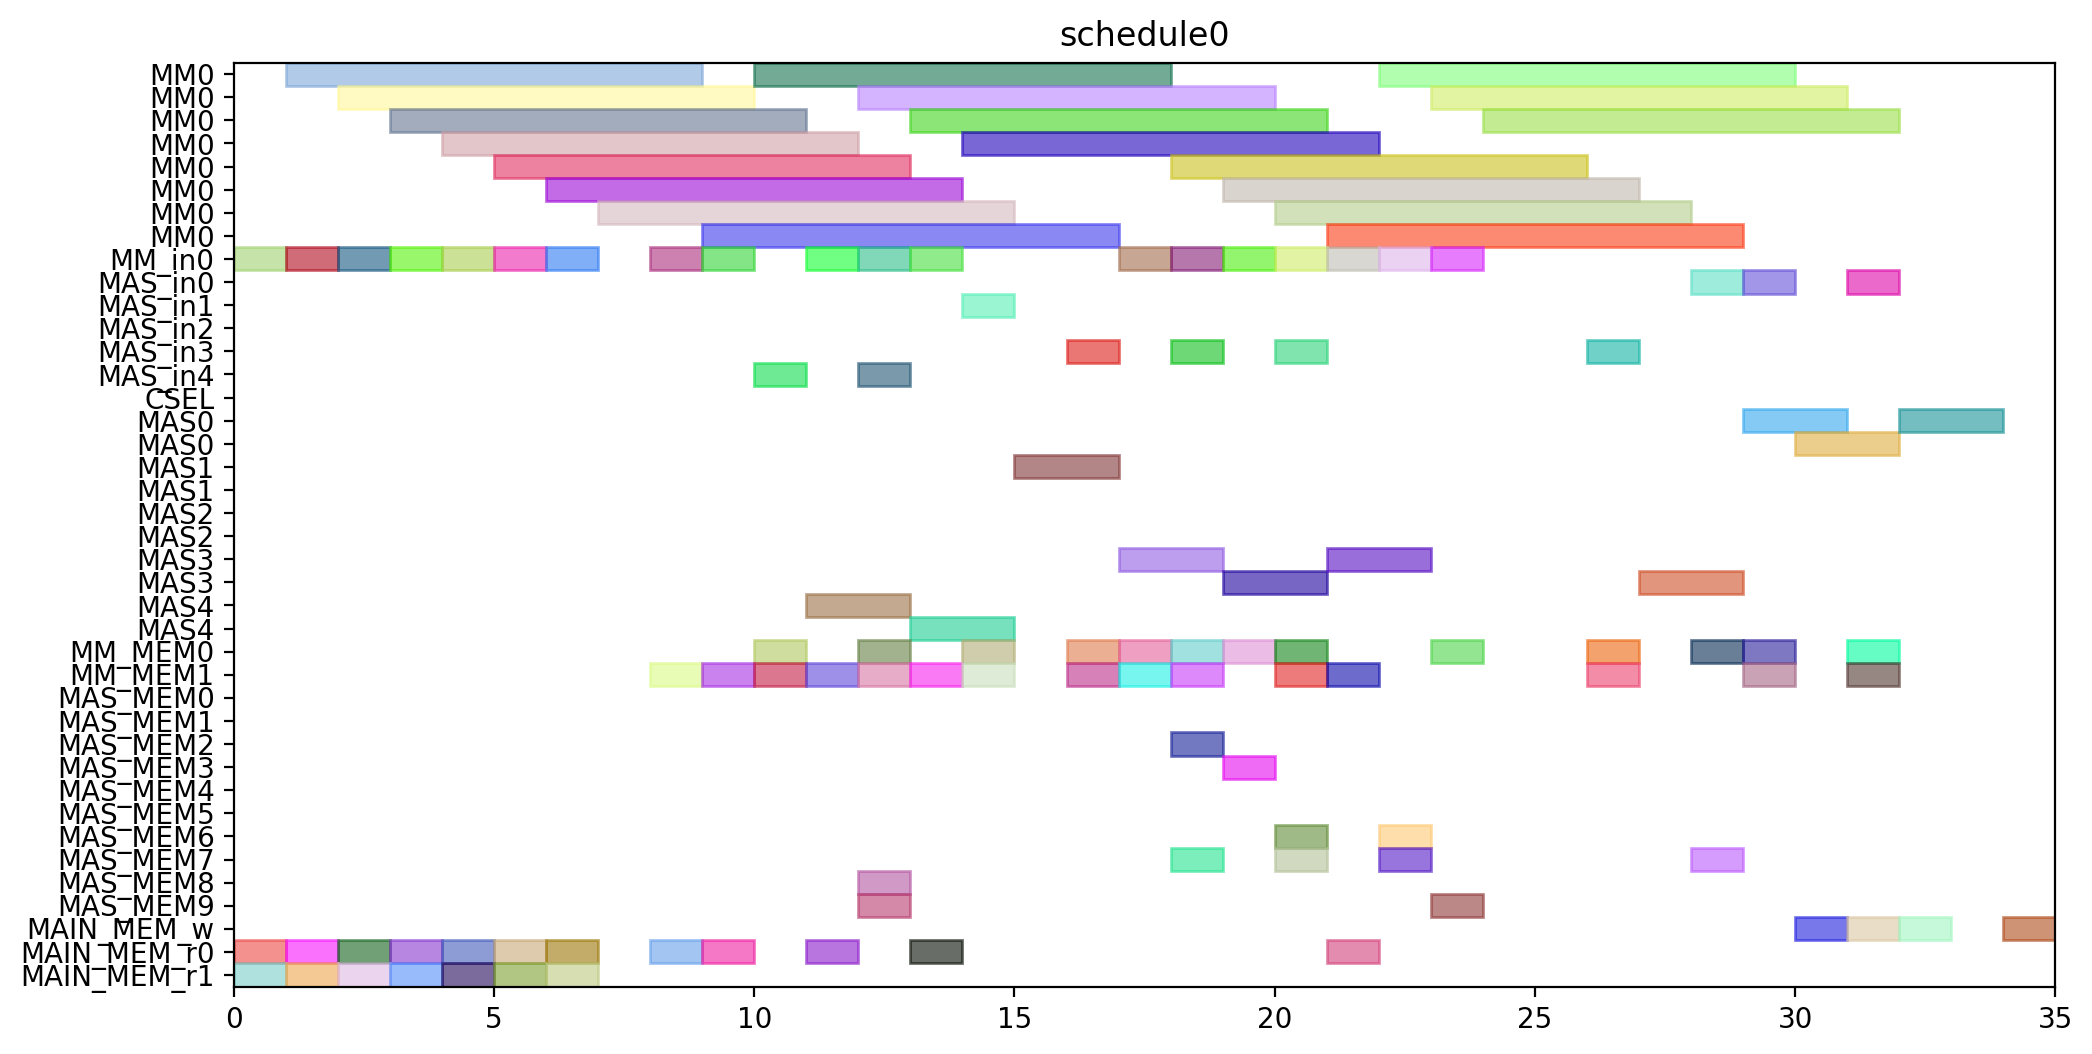

Generate this figure with Python:
from pyschedule import Scenario, solvers, plotters, alt


def solve():
	horizon = 120
	S = Scenario("schedule0", horizon=horizon)

	# resource
	MM = S.Resources('MM', num=1, size=8)
	MM_in = S.Resources('MM_in', num=1)
	MAS_in = S.Resources('MAS_in', num=5)
	CSEL = S.Resource('CSEL')
	MAS = S.Resources('MAS', num=5, size=2, periods=range(1, horizon))
	MM_MEM = S.Resources('MM_MEM', num=2)
	MAS_MEM = S.Resources('MAS_MEM', num=10)
	MAIN_MEM_w = S.Resource('MAIN_MEM_w', size=1)
	MAIN_MEM_r = S.Resources('MAIN_MEM_r', num=2)

	# result of previous scheduling

	# new tasks
	T1 = S.Task('T1', length=8, delay_cost=1)
	T1 += alt(MM)
	T1_in = S.Task('T1_in', length=1, delay_cost=1)
	T1_in += alt(MM_in)
	S += T1_in*MM_in[0]<=T1*MM[0]
	T1_mem0 = S.Task('T1_mem0', length=1, delay_cost=1)
	T1_mem0 += MAIN_MEM_r[0]
	S += T1_mem0 <= T1

	T1_mem1 = S.Task('T1_mem1', length=1, delay_cost=1)
	T1_mem1 += MAIN_MEM_r[1]
	S += T1_mem1 <= T1

	T2 = S.Task('T2', length=8, delay_cost=1)
	T2 += alt(MM)
	T2_in = S.Task('T2_in', length=1, delay_cost=1)
	T2_in += alt(MM_in)
	S += T2_in*MM_in[0]<=T2*MM[0]
	T2_mem0 = S.Task('T2_mem0', length=1, delay_cost=1)
	T2_mem0 += MAIN_MEM_r[0]
	S += T2_mem0 <= T2

	T2_mem1 = S.Task('T2_mem1', length=1, delay_cost=1)
	T2_mem1 += MAIN_MEM_r[1]
	S += T2_mem1 <= T2

	T3 = S.Task('T3', length=8, delay_cost=1)
	T3 += alt(MM)
	T3_in = S.Task('T3_in', length=1, delay_cost=1)
	T3_in += alt(MM_in)
	S += T3_in*MM_in[0]<=T3*MM[0]
	T3_mem0 = S.Task('T3_mem0', length=1, delay_cost=1)
	T3_mem0 += MAIN_MEM_r[0]
	S += T3_mem0 <= T3

	T3_mem1 = S.Task('T3_mem1', length=1, delay_cost=1)
	T3_mem1 += MAIN_MEM_r[1]
	S += T3_mem1 <= T3

	T4 = S.Task('T4', length=8, delay_cost=1)
	T4 += alt(MM)
	T4_in = S.Task('T4_in', length=1, delay_cost=1)
	T4_in += alt(MM_in)
	S += T4_in*MM_in[0]<=T4*MM[0]
	T4_mem0 = S.Task('T4_mem0', length=1, delay_cost=1)
	T4_mem0 += MAIN_MEM_r[0]
	S += T4_mem0 <= T4

	T4_mem1 = S.Task('T4_mem1', length=1, delay_cost=1)
	T4_mem1 += MAIN_MEM_r[1]
	S += T4_mem1 <= T4

	T5 = S.Task('T5', length=8, delay_cost=1)
	T5 += alt(MM)
	T5_in = S.Task('T5_in', length=1, delay_cost=1)
	T5_in += alt(MM_in)
	S += T5_in*MM_in[0]<=T5*MM[0]
	T5_mem0 = S.Task('T5_mem0', length=1, delay_cost=1)
	T5_mem0 += MAIN_MEM_r[0]
	S += T5_mem0 <= T5

	T5_mem1 = S.Task('T5_mem1', length=1, delay_cost=1)
	T5_mem1 += MAIN_MEM_r[1]
	S += T5_mem1 <= T5

	T6 = S.Task('T6', length=8, delay_cost=1)
	T6 += alt(MM)
	T6_in = S.Task('T6_in', length=1, delay_cost=1)
	T6_in += alt(MM_in)
	S += T6_in*MM_in[0]<=T6*MM[0]
	T6_mem0 = S.Task('T6_mem0', length=1, delay_cost=1)
	T6_mem0 += MAIN_MEM_r[0]
	S += T6_mem0 <= T6

	T6_mem1 = S.Task('T6_mem1', length=1, delay_cost=1)
	T6_mem1 += MAIN_MEM_r[1]
	S += T6_mem1 <= T6

	T7 = S.Task('T7', length=8, delay_cost=1)
	T7 += alt(MM)
	T7_in = S.Task('T7_in', length=1, delay_cost=1)
	T7_in += alt(MM_in)
	S += T7_in*MM_in[0]<=T7*MM[0]
	T7_mem0 = S.Task('T7_mem0', length=1, delay_cost=1)
	T7_mem0 += MAIN_MEM_r[0]
	S += T7_mem0 <= T7

	T7_mem1 = S.Task('T7_mem1', length=1, delay_cost=1)
	T7_mem1 += MAIN_MEM_r[1]
	S += T7_mem1 <= T7

	T8 = S.Task('T8', length=8, delay_cost=1)
	T8 += alt(MM)
	T8_in = S.Task('T8_in', length=1, delay_cost=1)
	T8_in += alt(MM_in)
	S += T8_in*MM_in[0]<=T8*MM[0]
	T8_mem0 = S.Task('T8_mem0', length=1, delay_cost=1)
	T8_mem0 += MAIN_MEM_r[0]
	S += T8_mem0 <= T8

	T8_mem1 = S.Task('T8_mem1', length=1, delay_cost=1)
	T8_mem1 += alt(MM_MEM)
	S += (T1*MM[0])-1 < T8_mem1*MM_MEM[1]
	S += T8_mem1 <= T8

	T9 = S.Task('T9', length=8, delay_cost=1)
	T9 += alt(MM)
	T9_in = S.Task('T9_in', length=1, delay_cost=1)
	T9_in += alt(MM_in)
	S += T9_in*MM_in[0]<=T9*MM[0]
	T9_mem0 = S.Task('T9_mem0', length=1, delay_cost=1)
	T9_mem0 += MAIN_MEM_r[0]
	S += T9_mem0 <= T9

	T9_mem1 = S.Task('T9_mem1', length=1, delay_cost=1)
	T9_mem1 += alt(MM_MEM)
	S += (T1*MM[0])-1 < T9_mem1*MM_MEM[1]
	S += T9_mem1 <= T9

	T10 = S.Task('T10', length=8, delay_cost=1)
	T10 += alt(MM)
	T10_in = S.Task('T10_in', length=1, delay_cost=1)
	T10_in += alt(MM_in)
	S += T10_in*MM_in[0]<=T10*MM[0]
	T10_mem0 = S.Task('T10_mem0', length=1, delay_cost=1)
	T10_mem0 += MAIN_MEM_r[0]
	S += T10_mem0 <= T10

	T10_mem1 = S.Task('T10_mem1', length=1, delay_cost=1)
	T10_mem1 += alt(MM_MEM)
	S += (T3*MM[0])-1 < T10_mem1*MM_MEM[1]
	S += T10_mem1 <= T10

	T11 = S.Task('T11', length=8, delay_cost=1)
	T11 += alt(MM)
	T11_in = S.Task('T11_in', length=1, delay_cost=1)
	T11_in += alt(MM_in)
	S += T11_in*MM_in[0]<=T11*MM[0]
	T11_mem0 = S.Task('T11_mem0', length=1, delay_cost=1)
	T11_mem0 += MAIN_MEM_r[0]
	S += T11_mem0 <= T11

	T11_mem1 = S.Task('T11_mem1', length=1, delay_cost=1)
	T11_mem1 += alt(MM_MEM)
	S += (T3*MM[0])-1 < T11_mem1*MM_MEM[1]
	S += T11_mem1 <= T11

	T12 = S.Task('T12', length=2, delay_cost=1)
	T12 += alt(MAS)
	T12_in = S.Task('T12_in', length=1, delay_cost=1)
	T12_in += alt(MAS_in)
	S += T12_in*MAS_in[0]<=T12*MAS[0]

	S += T12_in*MAS_in[1]<=T12*MAS[1]

	S += T12_in*MAS_in[2]<=T12*MAS[2]

	S += T12_in*MAS_in[3]<=T12*MAS[3]

	S += T12_in*MAS_in[4]<=T12*MAS[4]

	T12_mem0 = S.Task('T12_mem0', length=1, delay_cost=1)
	T12_mem0 += alt(MM_MEM)
	S += (T4*MM[0])-1 < T12_mem0*MM_MEM[0]
	S += T12_mem0 <= T12

	T12_mem1 = S.Task('T12_mem1', length=1, delay_cost=1)
	T12_mem1 += alt(MM_MEM)
	S += (T2*MM[0])-1 < T12_mem1*MM_MEM[1]
	S += T12_mem1 <= T12

	T13 = S.Task('T13', length=2, delay_cost=1)
	T13 += alt(MAS)
	T13_in = S.Task('T13_in', length=1, delay_cost=1)
	T13_in += alt(MAS_in)
	S += T13_in*MAS_in[0]<=T13*MAS[0]

	S += T13_in*MAS_in[1]<=T13*MAS[1]

	S += T13_in*MAS_in[2]<=T13*MAS[2]

	S += T13_in*MAS_in[3]<=T13*MAS[3]

	S += T13_in*MAS_in[4]<=T13*MAS[4]

	T13_mem0 = S.Task('T13_mem0', length=1, delay_cost=1)
	T13_mem0 += alt(MM_MEM)
	S += (T4*MM[0])-1 < T13_mem0*MM_MEM[0]
	S += T13_mem0 <= T13

	T13_mem1 = S.Task('T13_mem1', length=1, delay_cost=1)
	T13_mem1 += alt(MM_MEM)
	S += (T2*MM[0])-1 < T13_mem1*MM_MEM[1]
	S += T13_mem1 <= T13

	T15 = S.Task('T15', length=2, delay_cost=1)
	T15 += alt(MAS)
	T15_in = S.Task('T15_in', length=1, delay_cost=1)
	T15_in += alt(MAS_in)
	S += T15_in*MAS_in[0]<=T15*MAS[0]

	S += T15_in*MAS_in[1]<=T15*MAS[1]

	S += T15_in*MAS_in[2]<=T15*MAS[2]

	S += T15_in*MAS_in[3]<=T15*MAS[3]

	S += T15_in*MAS_in[4]<=T15*MAS[4]

	T15_mem0 = S.Task('T15_mem0', length=1, delay_cost=1)
	T15_mem0 += alt(MM_MEM)
	S += (T7*MM[0])-1 < T15_mem0*MM_MEM[0]
	S += T15_mem0 <= T15

	T15_mem1 = S.Task('T15_mem1', length=1, delay_cost=1)
	T15_mem1 += alt(MM_MEM)
	S += (T7*MM[0])-1 < T15_mem1*MM_MEM[1]
	S += T15_mem1 <= T15

	T14 = S.Task('T14', length=8, delay_cost=1)
	T14 += alt(MM)
	T14_in = S.Task('T14_in', length=1, delay_cost=1)
	T14_in += alt(MM_in)
	S += T14_in*MM_in[0]<=T14*MM[0]
	T14_mem0 = S.Task('T14_mem0', length=1, delay_cost=1)
	T14_mem0 += alt(MAS_MEM)
	S += (T13*MAS[0])-1 < T14_mem0*MAS_MEM[0]
	S += (T13*MAS[1])-1 < T14_mem0*MAS_MEM[2]
	S += (T13*MAS[2])-1 < T14_mem0*MAS_MEM[4]
	S += (T13*MAS[3])-1 < T14_mem0*MAS_MEM[6]
	S += (T13*MAS[4])-1 < T14_mem0*MAS_MEM[8]
	S += T14_mem0 <= T14

	T14_mem1 = S.Task('T14_mem1', length=1, delay_cost=1)
	T14_mem1 += alt(MAS_MEM)
	S += (T13*MAS[0])-1 < T14_mem1*MAS_MEM[1]
	S += (T13*MAS[1])-1 < T14_mem1*MAS_MEM[3]
	S += (T13*MAS[2])-1 < T14_mem1*MAS_MEM[5]
	S += (T13*MAS[3])-1 < T14_mem1*MAS_MEM[7]
	S += (T13*MAS[4])-1 < T14_mem1*MAS_MEM[9]
	S += T14_mem1 <= T14

	T16 = S.Task('T16', length=8, delay_cost=1)
	T16 += alt(MM)
	T16_in = S.Task('T16_in', length=1, delay_cost=1)
	T16_in += alt(MM_in)
	S += T16_in*MM_in[0]<=T16*MM[0]
	T16_mem0 = S.Task('T16_mem0', length=1, delay_cost=1)
	T16_mem0 += alt(MM_MEM)
	S += (T1*MM[0])-1 < T16_mem0*MM_MEM[0]
	S += T16_mem0 <= T16

	T16_mem1 = S.Task('T16_mem1', length=1, delay_cost=1)
	T16_mem1 += alt(MM_MEM)
	S += (T8*MM[0])-1 < T16_mem1*MM_MEM[1]
	S += T16_mem1 <= T16

	T17 = S.Task('T17', length=8, delay_cost=1)
	T17 += alt(MM)
	T17_in = S.Task('T17_in', length=1, delay_cost=1)
	T17_in += alt(MM_in)
	S += T17_in*MM_in[0]<=T17*MM[0]
	T17_mem0 = S.Task('T17_mem0', length=1, delay_cost=1)
	T17_mem0 += alt(MM_MEM)
	S += (T8*MM[0])-1 < T17_mem0*MM_MEM[0]
	S += T17_mem0 <= T17

	T17_mem1 = S.Task('T17_mem1', length=1, delay_cost=1)
	T17_mem1 += alt(MAS_MEM)
	S += (T15*MAS[0])-1 < T17_mem1*MAS_MEM[1]
	S += (T15*MAS[1])-1 < T17_mem1*MAS_MEM[3]
	S += (T15*MAS[2])-1 < T17_mem1*MAS_MEM[5]
	S += (T15*MAS[3])-1 < T17_mem1*MAS_MEM[7]
	S += (T15*MAS[4])-1 < T17_mem1*MAS_MEM[9]
	S += T17_mem1 <= T17

	T18 = S.Task('T18', length=2, delay_cost=1)
	T18 += alt(MAS)
	T18_in = S.Task('T18_in', length=1, delay_cost=1)
	T18_in += alt(MAS_in)
	S += T18_in*MAS_in[0]<=T18*MAS[0]

	S += T18_in*MAS_in[1]<=T18*MAS[1]

	S += T18_in*MAS_in[2]<=T18*MAS[2]

	S += T18_in*MAS_in[3]<=T18*MAS[3]

	S += T18_in*MAS_in[4]<=T18*MAS[4]

	T18_mem0 = S.Task('T18_mem0', length=1, delay_cost=1)
	T18_mem0 += alt(MM_MEM)
	S += (T5*MM[0])-1 < T18_mem0*MM_MEM[0]
	S += T18_mem0 <= T18

	T18_mem1 = S.Task('T18_mem1', length=1, delay_cost=1)
	T18_mem1 += alt(MM_MEM)
	S += (T9*MM[0])-1 < T18_mem1*MM_MEM[1]
	S += T18_mem1 <= T18

	T19 = S.Task('T19', length=2, delay_cost=1)
	T19 += alt(MAS)
	T19_in = S.Task('T19_in', length=1, delay_cost=1)
	T19_in += alt(MAS_in)
	S += T19_in*MAS_in[0]<=T19*MAS[0]

	S += T19_in*MAS_in[1]<=T19*MAS[1]

	S += T19_in*MAS_in[2]<=T19*MAS[2]

	S += T19_in*MAS_in[3]<=T19*MAS[3]

	S += T19_in*MAS_in[4]<=T19*MAS[4]

	T19_mem0 = S.Task('T19_mem0', length=1, delay_cost=1)
	T19_mem0 += alt(MM_MEM)
	S += (T5*MM[0])-1 < T19_mem0*MM_MEM[0]
	S += T19_mem0 <= T19

	T19_mem1 = S.Task('T19_mem1', length=1, delay_cost=1)
	T19_mem1 += alt(MM_MEM)
	S += (T9*MM[0])-1 < T19_mem1*MM_MEM[1]
	S += T19_mem1 <= T19

	T21 = S.Task('T21', length=2, delay_cost=1)
	T21 += alt(MAS)
	T21_in = S.Task('T21_in', length=1, delay_cost=1)
	T21_in += alt(MAS_in)
	S += T21_in*MAS_in[0]<=T21*MAS[0]

	S += T21_in*MAS_in[1]<=T21*MAS[1]

	S += T21_in*MAS_in[2]<=T21*MAS[2]

	S += T21_in*MAS_in[3]<=T21*MAS[3]

	S += T21_in*MAS_in[4]<=T21*MAS[4]

	T21_mem0 = S.Task('T21_mem0', length=1, delay_cost=1)
	T21_mem0 += alt(MM_MEM)
	S += (T6*MM[0])-1 < T21_mem0*MM_MEM[0]
	S += T21_mem0 <= T21

	T21_mem1 = S.Task('T21_mem1', length=1, delay_cost=1)
	T21_mem1 += alt(MM_MEM)
	S += (T10*MM[0])-1 < T21_mem1*MM_MEM[1]
	S += T21_mem1 <= T21

	T24 = S.Task('T24', length=8, delay_cost=1)
	T24 += alt(MM)
	T24_in = S.Task('T24_in', length=1, delay_cost=1)
	T24_in += alt(MM_in)
	S += T24_in*MM_in[0]<=T24*MM[0]
	T24_mem0 = S.Task('T24_mem0', length=1, delay_cost=1)
	T24_mem0 += alt(MM_MEM)
	S += (T11*MM[0])-1 < T24_mem0*MM_MEM[0]
	S += T24_mem0 <= T24

	T24_mem1 = S.Task('T24_mem1', length=1, delay_cost=1)
	T24_mem1 += alt(MAS_MEM)
	S += (T12*MAS[0])-1 < T24_mem1*MAS_MEM[1]
	S += (T12*MAS[1])-1 < T24_mem1*MAS_MEM[3]
	S += (T12*MAS[2])-1 < T24_mem1*MAS_MEM[5]
	S += (T12*MAS[3])-1 < T24_mem1*MAS_MEM[7]
	S += (T12*MAS[4])-1 < T24_mem1*MAS_MEM[9]
	S += T24_mem1 <= T24

	T20 = S.Task('T20', length=8, delay_cost=1)
	T20 += alt(MM)
	T20_in = S.Task('T20_in', length=1, delay_cost=1)
	T20_in += alt(MM_in)
	S += T20_in*MM_in[0]<=T20*MM[0]
	T20_mem0 = S.Task('T20_mem0', length=1, delay_cost=1)
	T20_mem0 += alt(MAS_MEM)
	S += (T15*MAS[0])-1 < T20_mem0*MAS_MEM[0]
	S += (T15*MAS[1])-1 < T20_mem0*MAS_MEM[2]
	S += (T15*MAS[2])-1 < T20_mem0*MAS_MEM[4]
	S += (T15*MAS[3])-1 < T20_mem0*MAS_MEM[6]
	S += (T15*MAS[4])-1 < T20_mem0*MAS_MEM[8]
	S += T20_mem0 <= T20

	T20_mem1 = S.Task('T20_mem1', length=1, delay_cost=1)
	T20_mem1 += alt(MAS_MEM)
	S += (T18*MAS[0])-1 < T20_mem1*MAS_MEM[1]
	S += (T18*MAS[1])-1 < T20_mem1*MAS_MEM[3]
	S += (T18*MAS[2])-1 < T20_mem1*MAS_MEM[5]
	S += (T18*MAS[3])-1 < T20_mem1*MAS_MEM[7]
	S += (T18*MAS[4])-1 < T20_mem1*MAS_MEM[9]
	S += T20_mem1 <= T20

	T22 = S.Task('T22', length=8, delay_cost=1)
	T22 += alt(MM)
	T22_in = S.Task('T22_in', length=1, delay_cost=1)
	T22_in += alt(MM_in)
	S += T22_in*MM_in[0]<=T22*MM[0]
	T22_mem0 = S.Task('T22_mem0', length=1, delay_cost=1)
	T22_mem0 += alt(MAS_MEM)
	S += (T21*MAS[0])-1 < T22_mem0*MAS_MEM[0]
	S += (T21*MAS[1])-1 < T22_mem0*MAS_MEM[2]
	S += (T21*MAS[2])-1 < T22_mem0*MAS_MEM[4]
	S += (T21*MAS[3])-1 < T22_mem0*MAS_MEM[6]
	S += (T21*MAS[4])-1 < T22_mem0*MAS_MEM[8]
	S += T22_mem0 <= T22

	T22_mem1 = S.Task('T22_mem1', length=1, delay_cost=1)
	T22_mem1 += alt(MAS_MEM)
	S += (T21*MAS[0])-1 < T22_mem1*MAS_MEM[1]
	S += (T21*MAS[1])-1 < T22_mem1*MAS_MEM[3]
	S += (T21*MAS[2])-1 < T22_mem1*MAS_MEM[5]
	S += (T21*MAS[3])-1 < T22_mem1*MAS_MEM[7]
	S += (T21*MAS[4])-1 < T22_mem1*MAS_MEM[9]
	S += T22_mem1 <= T22

	T23 = S.Task('T23', length=8, delay_cost=1)
	T23 += alt(MM)
	T23_in = S.Task('T23_in', length=1, delay_cost=1)
	T23_in += alt(MM_in)
	S += T23_in*MM_in[0]<=T23*MM[0]
	T23_mem0 = S.Task('T23_mem0', length=1, delay_cost=1)
	T23_mem0 += alt(MAS_MEM)
	S += (T19*MAS[0])-1 < T23_mem0*MAS_MEM[0]
	S += (T19*MAS[1])-1 < T23_mem0*MAS_MEM[2]
	S += (T19*MAS[2])-1 < T23_mem0*MAS_MEM[4]
	S += (T19*MAS[3])-1 < T23_mem0*MAS_MEM[6]
	S += (T19*MAS[4])-1 < T23_mem0*MAS_MEM[8]
	S += T23_mem0 <= T23

	T23_mem1 = S.Task('T23_mem1', length=1, delay_cost=1)
	T23_mem1 += alt(MAS_MEM)
	S += (T19*MAS[0])-1 < T23_mem1*MAS_MEM[1]
	S += (T19*MAS[1])-1 < T23_mem1*MAS_MEM[3]
	S += (T19*MAS[2])-1 < T23_mem1*MAS_MEM[5]
	S += (T19*MAS[3])-1 < T23_mem1*MAS_MEM[7]
	S += (T19*MAS[4])-1 < T23_mem1*MAS_MEM[9]
	S += T23_mem1 <= T23

	Z2_new = S.Task('Z2_new', length=8, delay_cost=1)
	Z2_new += alt(MM)
	Z2_new_in = S.Task('Z2_new_in', length=1, delay_cost=1)
	Z2_new_in += alt(MM_in)
	S += Z2_new_in*MM_in[0]<=Z2_new*MM[0]
	S += 0<Z2_new

	Z2_new_w = S.Task('Z2_new_w', length=1, delay_cost=1)
	Z2_new_w += alt(MAIN_MEM_w)
	S += Z2_new <= Z2_new_w

	Z2_new_mem0 = S.Task('Z2_new_mem0', length=1, delay_cost=1)
	Z2_new_mem0 += MAIN_MEM_r[0]
	S += Z2_new_mem0 <= Z2_new

	Z2_new_mem1 = S.Task('Z2_new_mem1', length=1, delay_cost=1)
	Z2_new_mem1 += alt(MM_MEM)
	S += (T14*MM[0])-1 < Z2_new_mem1*MM_MEM[1]
	S += Z2_new_mem1 <= Z2_new

	T25 = S.Task('T25', length=2, delay_cost=1)
	T25 += alt(MAS)
	T25_in = S.Task('T25_in', length=1, delay_cost=1)
	T25_in += alt(MAS_in)
	S += T25_in*MAS_in[0]<=T25*MAS[0]

	S += T25_in*MAS_in[1]<=T25*MAS[1]

	S += T25_in*MAS_in[2]<=T25*MAS[2]

	S += T25_in*MAS_in[3]<=T25*MAS[3]

	S += T25_in*MAS_in[4]<=T25*MAS[4]

	T25_mem0 = S.Task('T25_mem0', length=1, delay_cost=1)
	T25_mem0 += alt(MM_MEM)
	S += (T20*MM[0])-1 < T25_mem0*MM_MEM[0]
	S += T25_mem0 <= T25

	T25_mem1 = S.Task('T25_mem1', length=1, delay_cost=1)
	T25_mem1 += alt(MM_MEM)
	S += (T20*MM[0])-1 < T25_mem1*MM_MEM[1]
	S += T25_mem1 <= T25

	X2_new = S.Task('X2_new', length=2, delay_cost=1)
	X2_new += alt(MAS)
	X2_new_in = S.Task('X2_new_in', length=1, delay_cost=1)
	X2_new_in += alt(MAS_in)
	S += X2_new_in*MAS_in[0]<=X2_new*MAS[0]

	S += X2_new_in*MAS_in[1]<=X2_new*MAS[1]

	S += X2_new_in*MAS_in[2]<=X2_new*MAS[2]

	S += X2_new_in*MAS_in[3]<=X2_new*MAS[3]

	S += X2_new_in*MAS_in[4]<=X2_new*MAS[4]

	S += 0<X2_new

	X2_new_w = S.Task('X2_new_w', length=1, delay_cost=1)
	X2_new_w += alt(MAIN_MEM_w)
	S += X2_new <= X2_new_w

	X2_new_mem0 = S.Task('X2_new_mem0', length=1, delay_cost=1)
	X2_new_mem0 += alt(MM_MEM)
	S += (T22*MM[0])-1 < X2_new_mem0*MM_MEM[0]
	S += X2_new_mem0 <= X2_new

	X2_new_mem1 = S.Task('X2_new_mem1', length=1, delay_cost=1)
	X2_new_mem1 += alt(MM_MEM)
	S += (T24*MM[0])-1 < X2_new_mem1*MM_MEM[1]
	S += X2_new_mem1 <= X2_new

	X1_new = S.Task('X1_new', length=2, delay_cost=1)
	X1_new += alt(MAS)
	X1_new_in = S.Task('X1_new_in', length=1, delay_cost=1)
	X1_new_in += alt(MAS_in)
	S += X1_new_in*MAS_in[0]<=X1_new*MAS[0]

	S += X1_new_in*MAS_in[1]<=X1_new*MAS[1]

	S += X1_new_in*MAS_in[2]<=X1_new*MAS[2]

	S += X1_new_in*MAS_in[3]<=X1_new*MAS[3]

	S += X1_new_in*MAS_in[4]<=X1_new*MAS[4]

	S += 0<X1_new

	X1_new_w = S.Task('X1_new_w', length=1, delay_cost=1)
	X1_new_w += alt(MAIN_MEM_w)
	S += X1_new <= X1_new_w

	X1_new_mem0 = S.Task('X1_new_mem0', length=1, delay_cost=1)
	X1_new_mem0 += alt(MM_MEM)
	S += (T23*MM[0])-1 < X1_new_mem0*MM_MEM[0]
	S += X1_new_mem0 <= X1_new

	X1_new_mem1 = S.Task('X1_new_mem1', length=1, delay_cost=1)
	X1_new_mem1 += alt(MM_MEM)
	S += (T17*MM[0])-1 < X1_new_mem1*MM_MEM[1]
	S += X1_new_mem1 <= X1_new

	Z1_new = S.Task('Z1_new', length=2, delay_cost=1)
	Z1_new += alt(MAS)
	Z1_new_in = S.Task('Z1_new_in', length=1, delay_cost=1)
	Z1_new_in += alt(MAS_in)
	S += Z1_new_in*MAS_in[0]<=Z1_new*MAS[0]

	S += Z1_new_in*MAS_in[1]<=Z1_new*MAS[1]

	S += Z1_new_in*MAS_in[2]<=Z1_new*MAS[2]

	S += Z1_new_in*MAS_in[3]<=Z1_new*MAS[3]

	S += Z1_new_in*MAS_in[4]<=Z1_new*MAS[4]

	S += 0<Z1_new

	Z1_new_w = S.Task('Z1_new_w', length=1, delay_cost=1)
	Z1_new_w += alt(MAIN_MEM_w)
	S += Z1_new <= Z1_new_w

	Z1_new_mem0 = S.Task('Z1_new_mem0', length=1, delay_cost=1)
	Z1_new_mem0 += alt(MM_MEM)
	S += (T16*MM[0])-1 < Z1_new_mem0*MM_MEM[0]
	S += Z1_new_mem0 <= Z1_new

	Z1_new_mem1 = S.Task('Z1_new_mem1', length=1, delay_cost=1)
	Z1_new_mem1 += alt(MAS_MEM)
	S += (T25*MAS[0])-1 < Z1_new_mem1*MAS_MEM[1]
	S += (T25*MAS[1])-1 < Z1_new_mem1*MAS_MEM[3]
	S += (T25*MAS[2])-1 < Z1_new_mem1*MAS_MEM[5]
	S += (T25*MAS[3])-1 < Z1_new_mem1*MAS_MEM[7]
	S += (T25*MAS[4])-1 < Z1_new_mem1*MAS_MEM[9]
	S += Z1_new_mem1 <= Z1_new

	solvers.mip.solve(S,msg=1,kind='CPLEX',ratio_gap=1.01)

	solution = [['hoge']*len(S.solution()[1]) for i in range(len(S.solution()))]
	for i in range(len(S.solution())):
		for j in range(len(S.solution()[i])):
			solution[i][j]=str(S.solution()[i][j])
	print(solution)

	cycles = int(solution[-1][3])

	pic_file_name = "/mnt/rose/usr1/fukuda/ABE/multiRAM_multiMAS_16mux/scheduling_result/stage8MM1_stage2MAS5/EP_LADDERMUL/schedule0.png"
	if(S.solution() != []):
		plotters.matplotlib.plot(S,img_filename=pic_file_name, show_task_labels=False, fig_size=(cycles*0.25+3, 6))

	return solution
